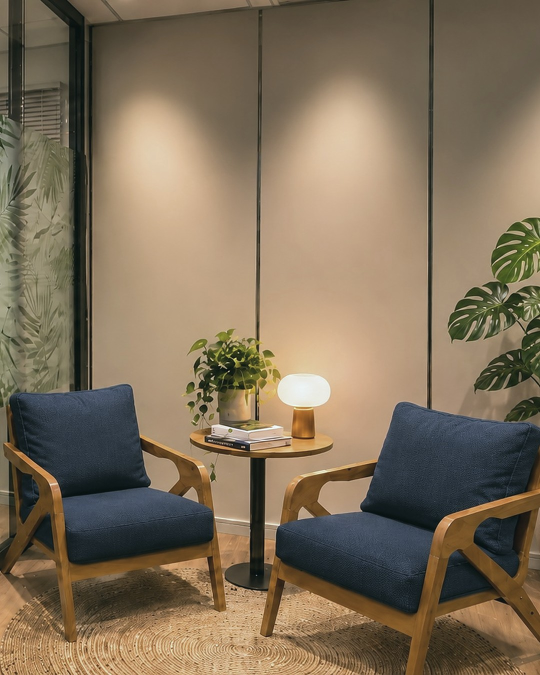
#> input picture instagram/posts/historia-2009/fotos/capa-fria.jpg, 1080 x 1350 px (shown at 1/2 size)
$ python vidro.py
#> lines starting #> are read from the running program, lines starting #| are printed output that depends on the picture; after the words box and inside, x2 and y2 are one past the last pixel; in counts of white or black regions, pixels touching at a corner belong together
"""Assa o efeito de vidro fosco na foto (o Canva não lê backdrop-filter): desfoca e escurece de leve só a área
do cartão, com cantos arredondados. Entrada: fotos/capa-fria.jpg (esfriar.py). Saída: fotos/capa-vidro.jpg.
Uso: python3 instagram/posts/historia-2009/vidro.py"""
from pathlib import Path
from PIL import Image, ImageDraw, ImageFilter
AQUI = Path(__file__).parent / 'fotos'
X, Y, W, H, R = 72, 140, 936, 500, 36          # igual ao .vidro de foto-v3.html
im = Image.open(AQUI / 'capa-fria.jpg').convert('RGB')
#> im is the input picture: PIL image 1080x1350 RGB; mean R, G, B 127.4, 111.4, 89.2
borrada = im.filter(ImageFilter.GaussianBlur(28))
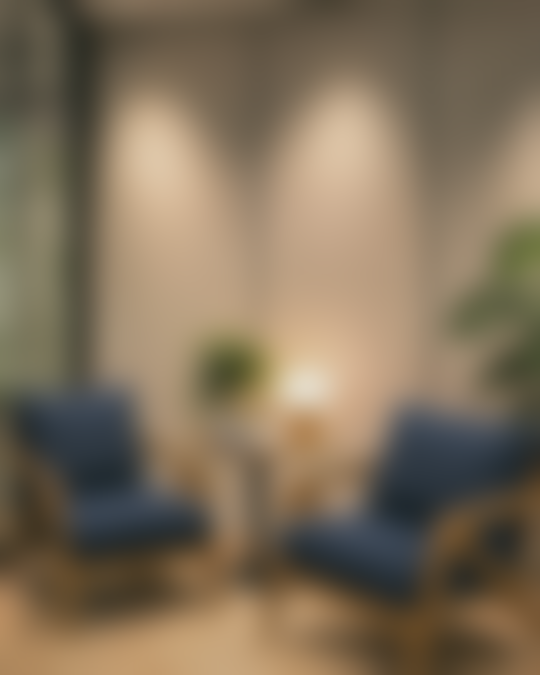
#> borrada: PIL image 1080x1350 RGB (shown at 1/2 size); mean R, G, B 127.6, 111.6, 89.3
escuro = Image.new('RGB', im.size, (16, 34, 32))
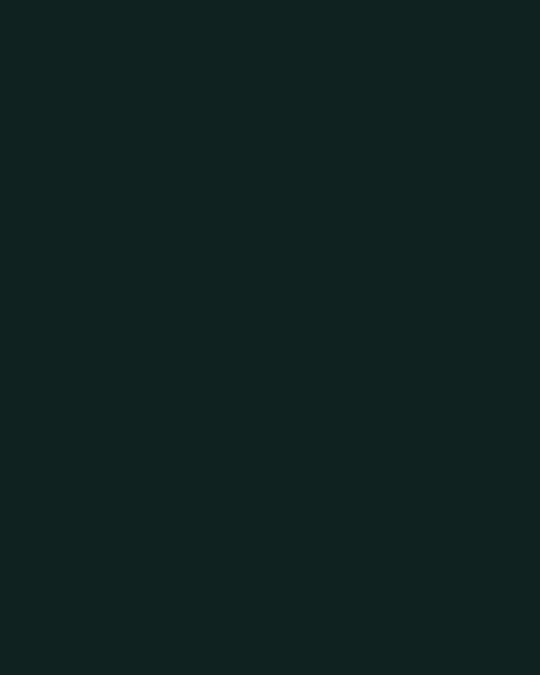
#> escuro: PIL image 1080x1350 RGB (shown at 1/2 size); mean R, G, B 16, 34, 32
borrada = Image.blend(borrada, escuro, 0.38)
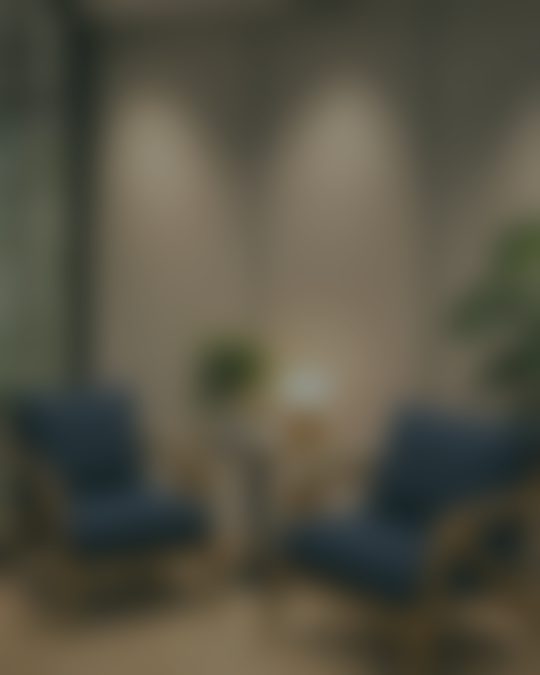
#> borrada: PIL image 1080x1350 RGB (shown at 1/2 size); mean R, G, B 84.7, 81.6, 67
mascara = Image.new('L', im.size, 0)
#> mascara: PIL image 1080x1350 L; every value is 0
ImageDraw.Draw(mascara).rounded_rectangle((X, Y, X + W, Y + H), R, fill=255)
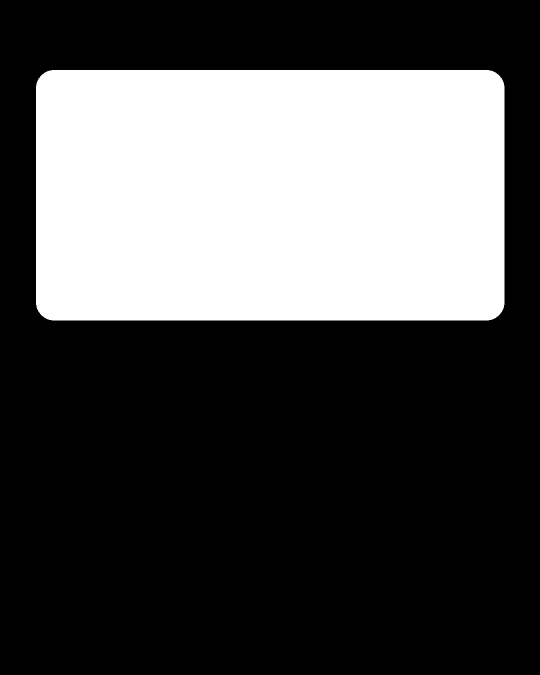
#> mascara: PIL image 1080x1350 L (shown at 1/2 size); 32.1% white; 1 white region, box (x1, y1, x2, y2) and area: (72, 140, 1009, 641) 468289
im.paste(borrada, (0, 0), mascara)
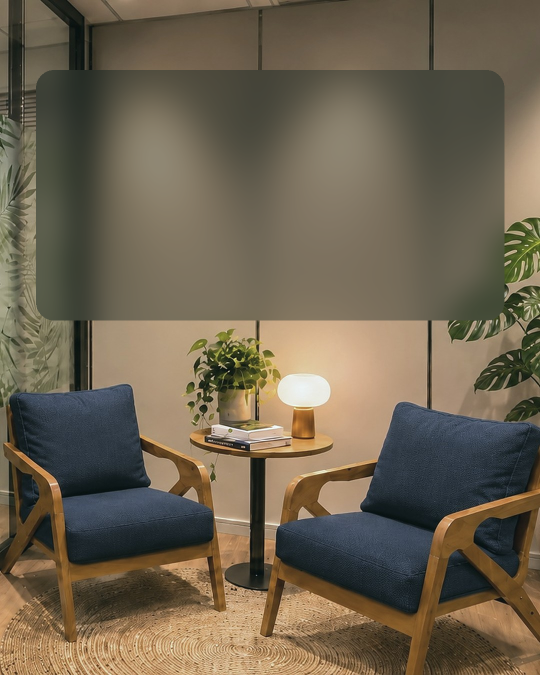
#> im: PIL image 1080x1350 RGB (shown at 1/2 size); mean R, G, B 110.1, 98.7, 79.3
im.save(AQUI / 'capa-vidro.jpg', quality=90)
print('ok capa-vidro.jpg')

$ run again, with instagram/posts/historia-2009/fotos/capa-a.jpg copied over instagram/posts/historia-2009/fotos/capa-fria.jpg
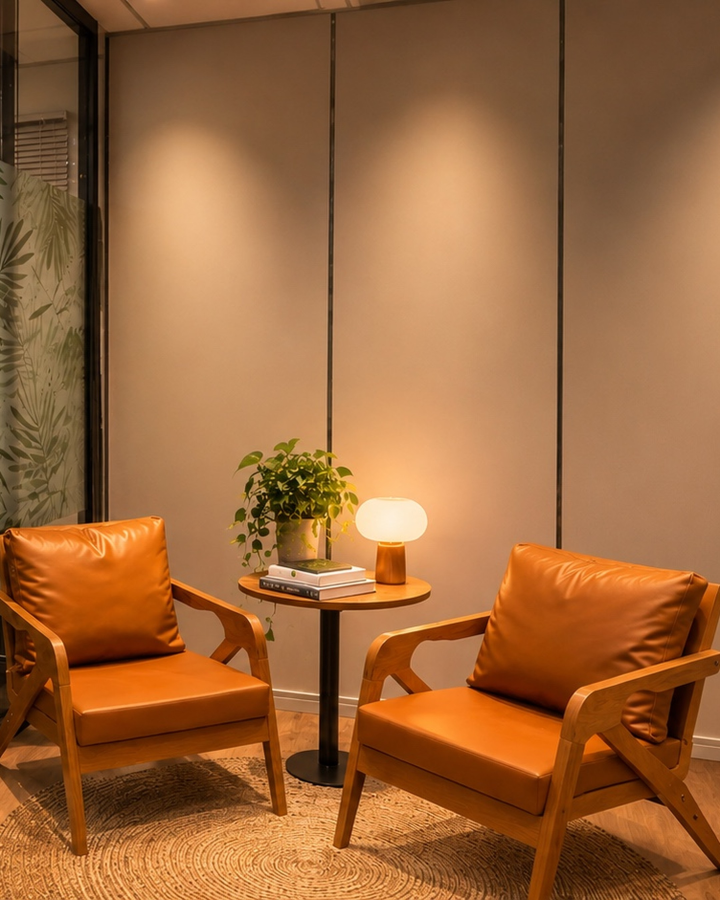
#> input picture instagram/posts/historia-2009/fotos/capa-a.jpg, 2160 x 2700 px (shown at 1/3 size)
#> im is the input picture: PIL image 2160x2700 RGB; mean R, G, B 156.2, 102.6, 59
#> `ImageDraw.Draw(mascara).rounded_rectangle((X, Y, X + W, Y + H), R, fil..`:
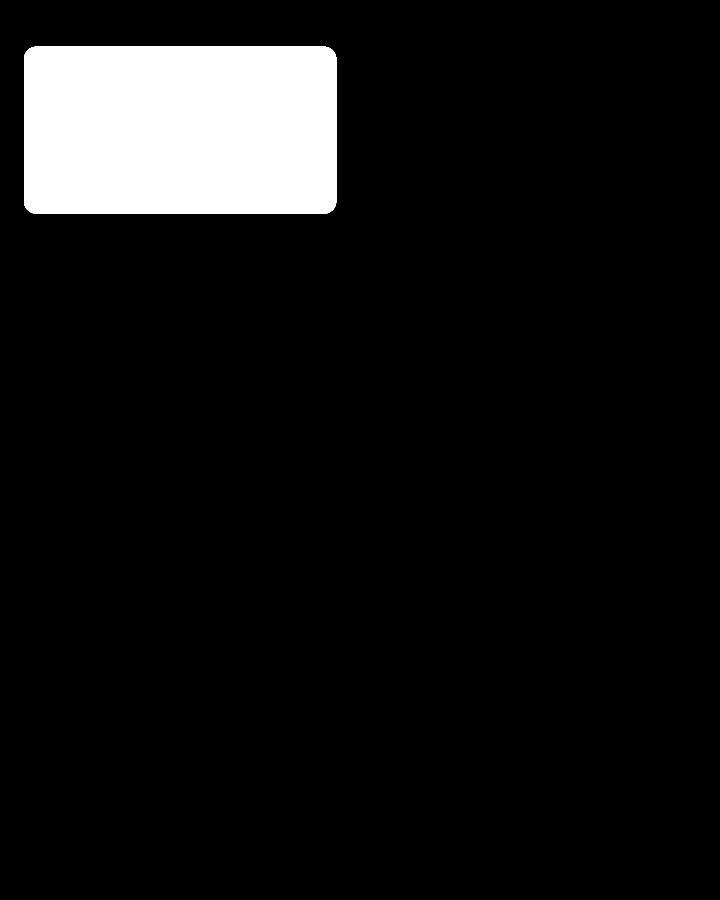
#> mascara: PIL image 2160x2700 L (shown at 1/3 size); 8% white; 1 white region, box (x1, y1, x2, y2) and area: (72, 140, 1009, 641) 468289
#> `im.paste(borrada, (0, 0), mascara)`:
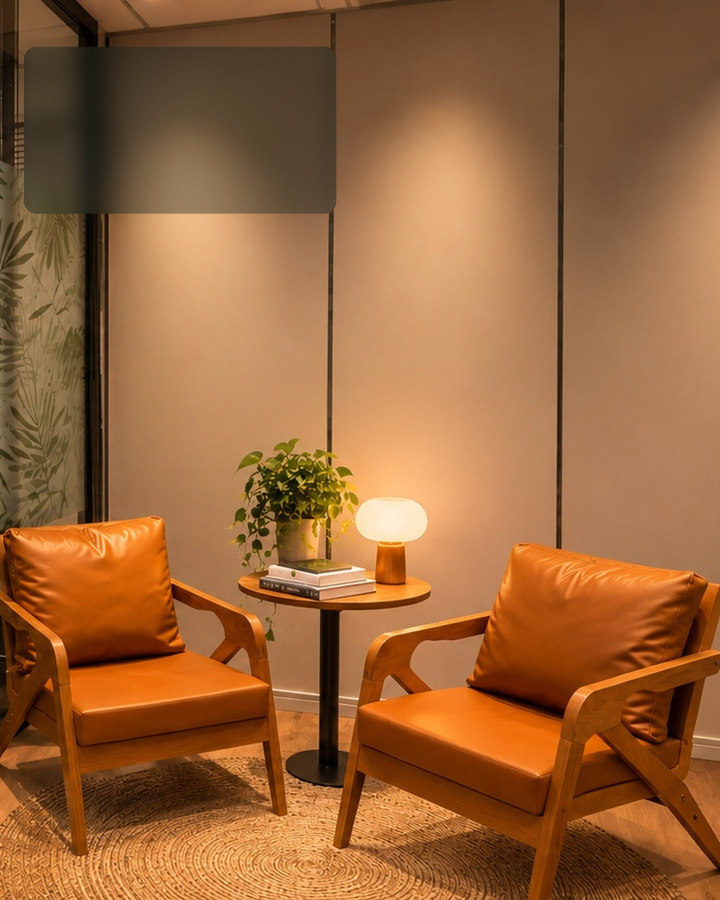
#> im: PIL image 2160x2700 RGB (shown at 1/3 size); mean R, G, B 152.8, 100.9, 58.1

$ run again, with instagram/posts/historia-2009/fotos/h-01.jpg copied over instagram/posts/historia-2009/fotos/capa-fria.jpg
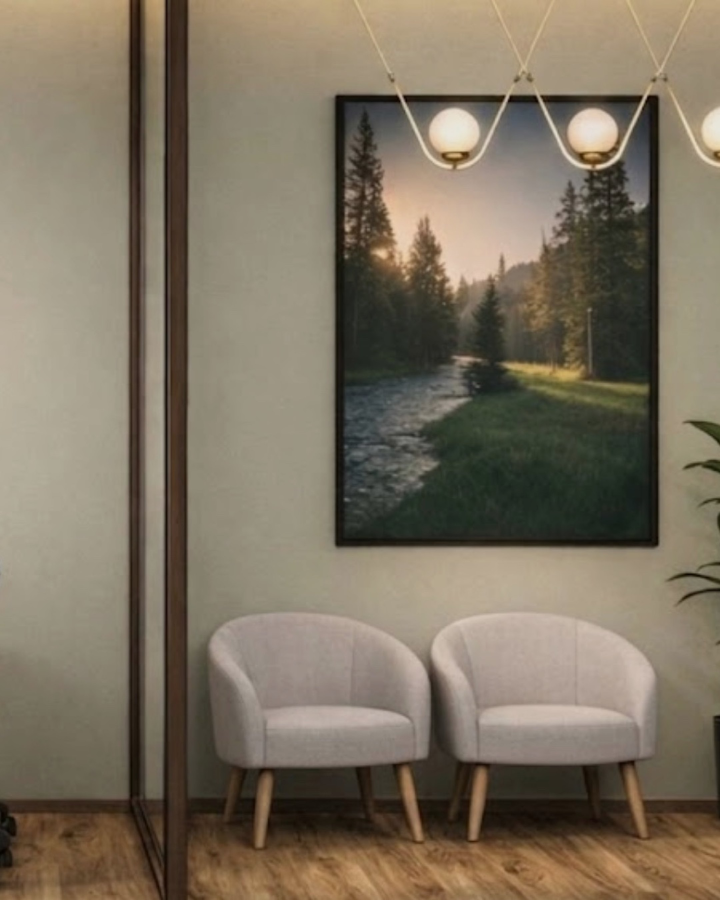
#> input picture instagram/posts/historia-2009/fotos/h-01.jpg, 2160 x 2700 px (shown at 1/3 size)
#> im is the input picture: PIL image 2160x2700 RGB; mean R, G, B 125.1, 114, 96.2
#> `ImageDraw.Draw(mascara).rounded_rectangle((X, Y, X + W, Y + H), R, fil..`:
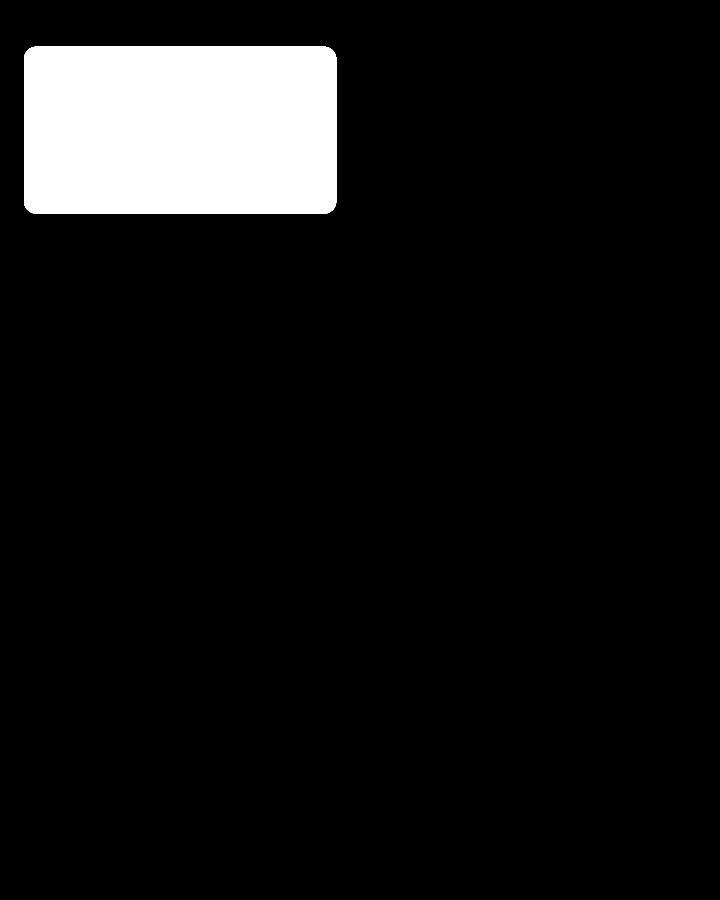
#> mascara: PIL image 2160x2700 L (shown at 1/3 size); 8% white; 1 white region, box (x1, y1, x2, y2) and area: (72, 140, 1009, 641) 468289
#> `im.paste(borrada, (0, 0), mascara)`:
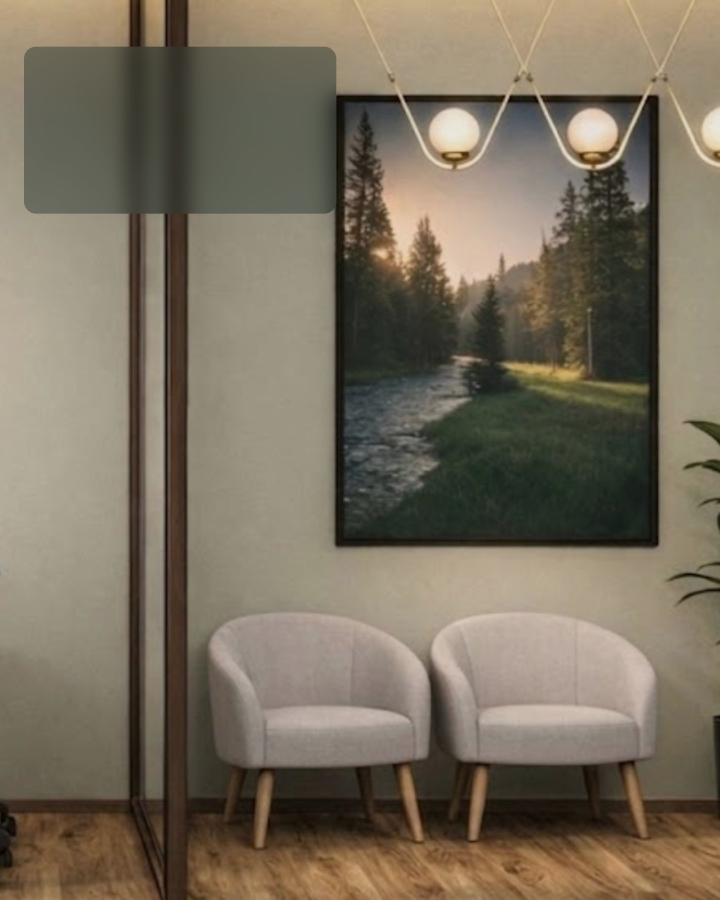
#> im: PIL image 2160x2700 RGB (shown at 1/3 size); mean R, G, B 121.5, 111.3, 93.9

$ run again, with instagram/posts/historia-2009/fotos/h-02.jpg copied over instagram/posts/historia-2009/fotos/capa-fria.jpg
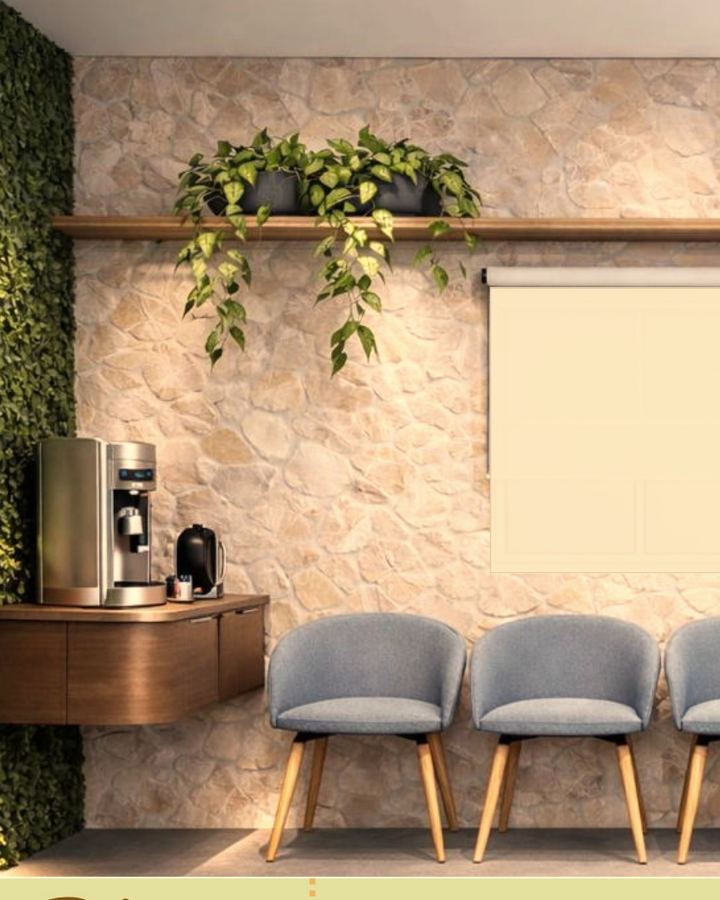
#> input picture instagram/posts/historia-2009/fotos/h-02.jpg, 2160 x 2700 px (shown at 1/3 size)
#> im is the input picture: PIL image 2160x2700 RGB; mean R, G, B 168.4, 144.6, 116
#> `ImageDraw.Draw(mascara).rounded_rectangle((X, Y, X + W, Y + H), R, fil..`:
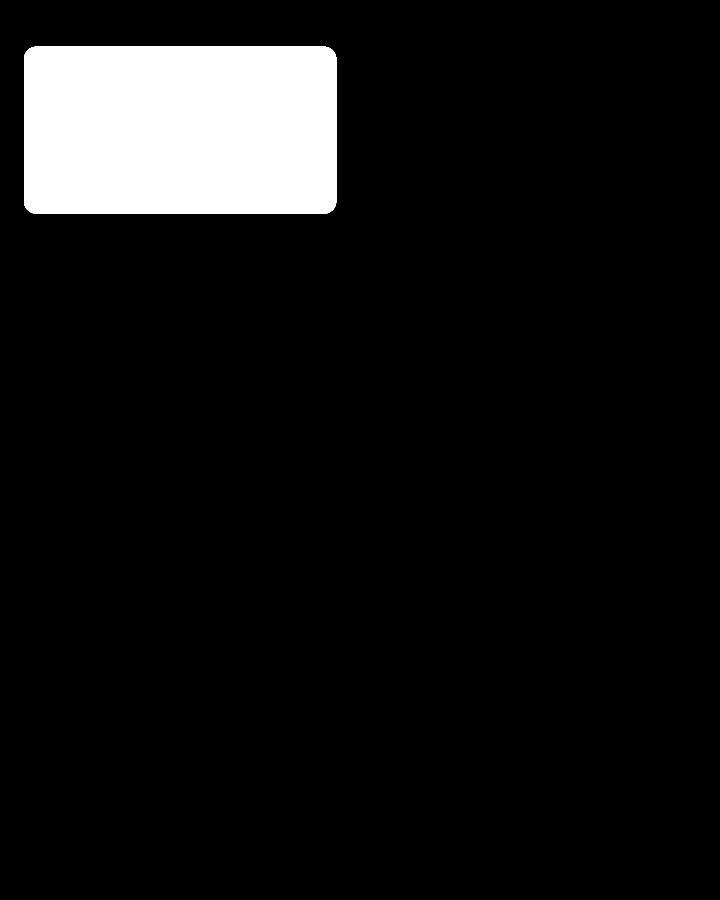
#> mascara: PIL image 2160x2700 L (shown at 1/3 size); 8% white; 1 white region, box (x1, y1, x2, y2) and area: (72, 140, 1009, 641) 468289
#> `im.paste(borrada, (0, 0), mascara)`:
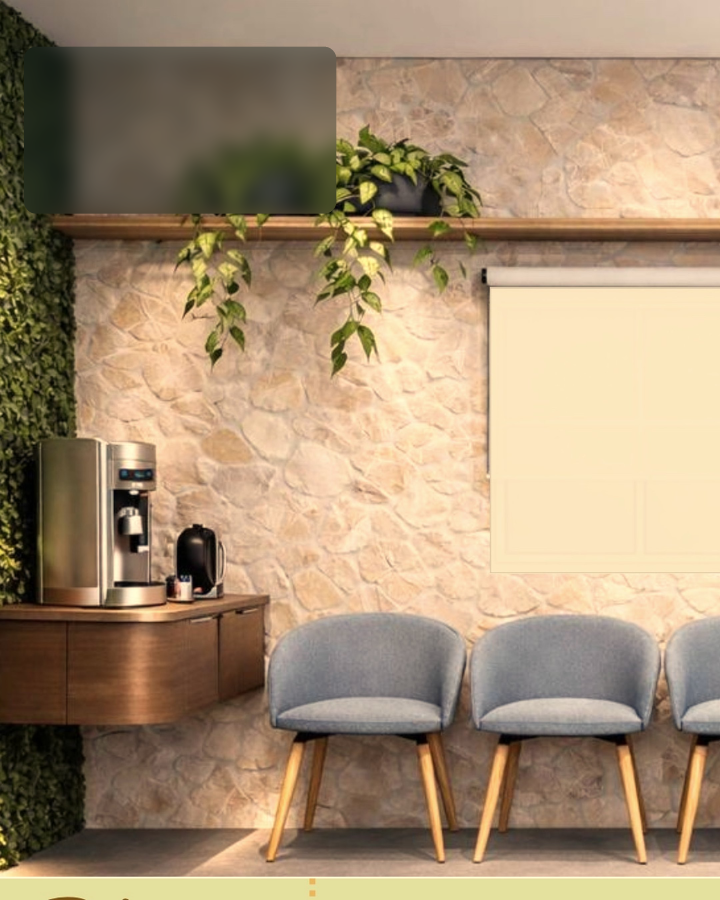
#> im: PIL image 2160x2700 RGB (shown at 1/3 size); mean R, G, B 165.2, 142.5, 114.6
